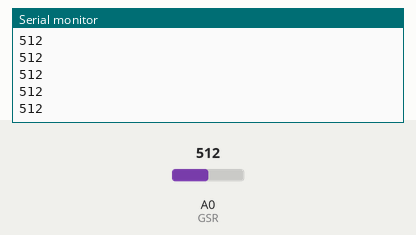
Bench run of a sketch on a simulated Arduino Uno, built with avr-gcc and run on an emulated ATmega328P. Parts: the last lines printed to the serial monitor. The test bench sets the inputs (shaded band); at power-on: A0 (GSR) = 512.

Above: at 1.2 s.
1.3 s: A0 (GSR) set to 716
At 1.35 s:
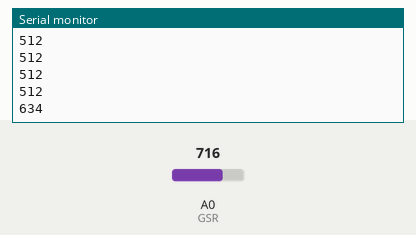
2.8 s: A0 (GSR) set to 900
At 2.84 s:
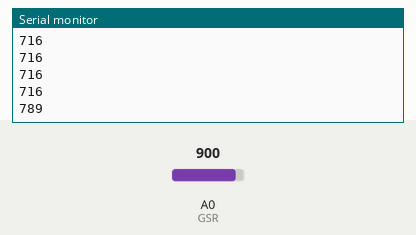
Timing chart, 0 to 5.8 s (numbered marks = the images above; inputs shaded):
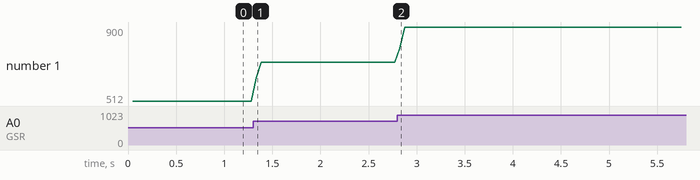

The sketch:

sketch_arduino_seed.ino
```cpp
const int GSR=A0;

int sensorValue=0;

int gsr_average=0;

void setup(){
  Serial.begin(9600);
}

void loop(){
  long sum=0;
  for(int i=0;i<10;i++)
      {
      sensorValue=analogRead(GSR);
      sum += sensorValue;
      delay(5);
      }
   gsr_average = sum/10;
   Serial.println(gsr_average);
}
```

Measured:
- after the input at 1.3 s, the serial monitor: prints a new line at once (image 1)
- after the input at 2.8 s, the serial monitor: prints a new line at once (image 2)
- plotted number 1: 512 → 716 after the input at 1.3 s, 716 → 900 after the input at 2.8 s
